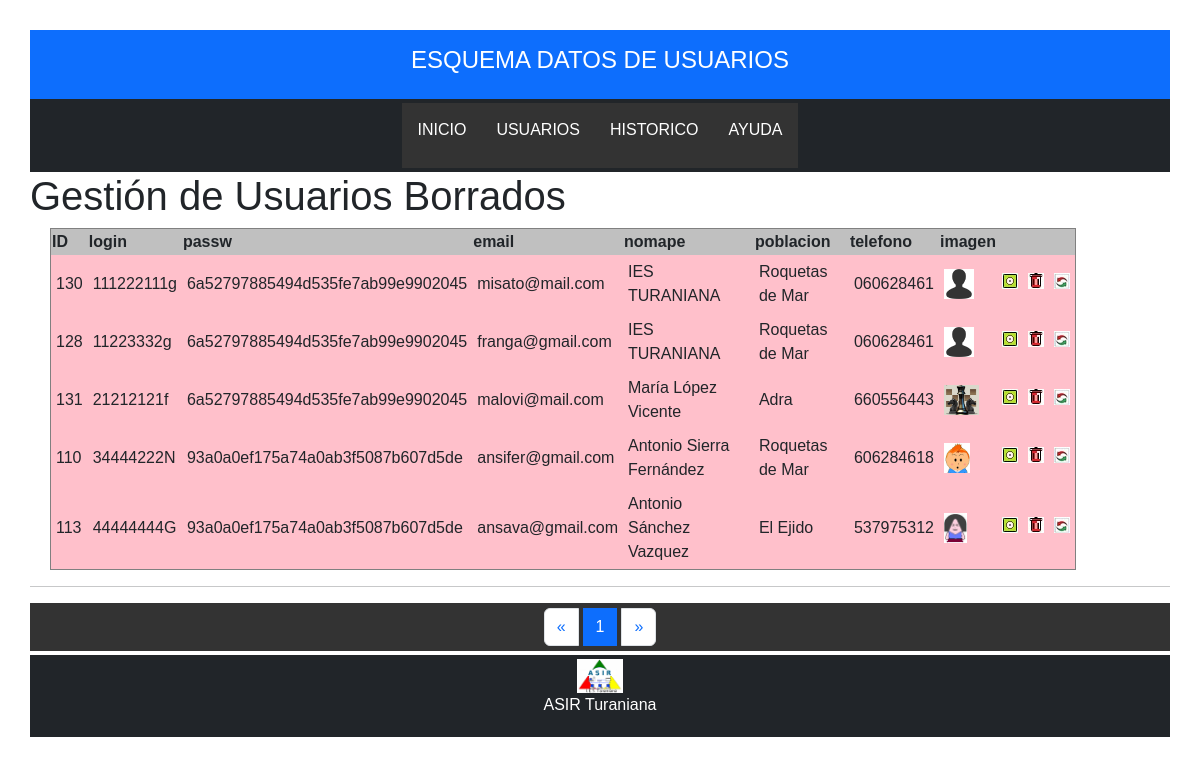
The app's page /GHistorico.php with its own data.
### tables this page shows
CREATE TABLE `historico` (
  `ID` int(11) NOT NULL,
  `login` varchar(30) NOT NULL,
  `passw` varchar(50) NOT NULL,
  `email` varchar(50) NOT NULL,
  `nomape` varchar(50) NOT NULL,
  `poblacion` varchar(50) DEFAULT NULL,
  `telefono` varchar(9) DEFAULT NULL,
  `imagen` varchar(50) DEFAULT NULL
);

### GHistorico.php (the view, shortened to what this page needs)
<?php
	require_once('marcosup.php');
?>
<div>
    <h1>Gestión de Usuarios Borrados</h1>
</div>
<div>
	<?php
	$tabla="historico";
	$sentencia="select * from $tabla order by login ";
    $resultado=mysqli_query($c,$sentencia);
			if (isset($_GET['pagina']))
				{
				$pagina=$_GET['pagina'];
				}
				else{
				$pagina=1;
				}
			$numreg=mysqli_num_rows($resultado);
			$numpag= ceil($numreg/8);
			$inicio=($pagina-1)*8;
			$sentencia .=" limit ".$inicio.", 8";
	echo '<table border style="width:90%; margin-left:20px; margin-right:40px; background-color: pink;">';
	$cabeceras=mysqli_query($c,"SHOW FIELDS FROM $tabla");
	echo "<tr bgcolor='silver'>";
	while ($cab=mysqli_fetch_row($cabeceras)){
		echo "<th>$cab[0]</th>";
	}
	echo "<th></th>";
	echo "<th>";
	echo "</th>";
	echo "<th></th>";
	echo "</tr>";
	$resultado=mysqli_query($c,$sentencia);
	while ($registro = mysqli_fetch_row($resultado)){
		echo "<tr>";
		$i=0;
		foreach ($registro as $fila){
			if ($i==7){
				echo "<td> <img src='$registro[$i]' height='30'></td>";
			} else{
				echo "<td> $registro[$i]</td>";
			}
			$i++;
		}
		echo "<td align='center'>";
				echo '<form name="veruno" method="POST" action="VerUnHistorico.php">';
				echo '<input type="image" src="estilos/ver.jpg" title="Ver datos del usuario... '.$registro[1].'">';
				echo '</form>';
			echo "</td><td align='center'>";
				echo '<form name="borraruno" method="POST" action="borraUnHistorico.php">';
				echo '<input type="image" src="estilos/papelera.jpg" title="Borrar el usuario definitivamente... '.$registro[1].'">';
				echo '</form>';
			echo "</td><td align='center'>";
				echo '<form name="restaurar" method="POST" action="RestauraUsuario.php">';
				echo '<input type="image" src="estilos/revierte.jpg" title="Restaurar el usuario. Sale del Histórico. '.$registro[1].'">';
				echo '</form>';
		echo "</td>";
		echo "</tr>";
	}
	echo "</table>";
	echo "<div><hr>";
	if ($pagina==1){
		$anterior=1;
	}
	else{
		$anterior=$pagina-1;
	}
	if ($pagina==$numpag){
		$siguiente=$pagina;
	}
	else{
		$siguiente=$pagina+1;
	}
	echo "<div class='col-md-12 text-center'>";
	echo '<ul class="pagination justify-content-center ">';
	echo '	<li class="page-item ">';
	echo '	  <a class="page-link" href="GHistorico.php?pagina='.$anterior.'">&laquo;</a>';
	echo '	</li>';
	for ($i=1;$i<=$numpag;$i++)
	{
		if($i==$pagina){
				echo '	<li class="page-item active">';
				echo '	  <a class="page-link"href="GHistorico.php?pagina='.$i.'">'.$i.'</a>';
				echo '	</li>';
			}
			else{
				echo '	<li class="page-item"><a class="page-link" href="GHistorico.php?pagina='.$i.'">'.$i.'</a></li>';
			}
	}
	echo '	<li class="page-item ">';
	echo '	  <a class="page-link" href="GHistorico.php?pagina='.$siguiente.'">&raquo;</a>';
	echo '	</li>';
	echo '  </ul>';
	echo "</div>";
	?>
</div>
<?php
	require_once('marcoinf.php');
?>

### estilos/datos.css (style rules this page uses)
body { font-family: "Raleway", Arial, sans-serif; padding: 30px; }
ul { list-style-type: none; margin: 0; padding: 0; overflow: hidden; background-color: #333333; color: lime; }
li { float: left; }
li a { display: block; color: white; text-align: center; margin: 5px; padding: 10px; text-decoration: none; }
td { padding: 5px; }

### records on screen
historico: ID "130", login "111222111g", passw "6a52797885494d535fe7ab99e9902045", email "misato@mail.com", nomape "IES TURANIANA", poblacion "Roquetas de Mar", telefono "060628461", imagen (picture)
historico: ID "128", login "11223332g", passw "6a52797885494d535fe7ab99e9902045", email "franga@gmail.com", nomape "IES TURANIANA", poblacion "Roquetas de Mar", telefono "060628461", imagen (picture)
historico: ID "131", login "21212121f", passw "6a52797885494d535fe7ab99e9902045", email "malovi@mail.com", nomape "María López Vicente", poblacion "Adra", telefono "660556443", imagen (picture)
historico: ID "110", login "34444222N", passw "93a0a0ef175a74a0ab3f5087b607d5de", email "ansifer@gmail.com", nomape "Antonio Sierra Fernández", poblacion "Roquetas de Mar", telefono "606284618", imagen (picture)
historico: ID "113", login "44444444G", passw "93a0a0ef175a74a0ab3f5087b607d5de", email "ansava@gmail.com", nomape "Antonio Sánchez Vazquez", poblacion "El Ejido", telefono "537975312", imagen (picture)

### other values on screen
$cab[0] "ID"
$cab[0] "login"
$cab[0] "passw"
$cab[0] "email"
$cab[0] "nomape"
$cab[0] "poblacion"
$cab[0] "telefono"
$cab[0] "imagen"
